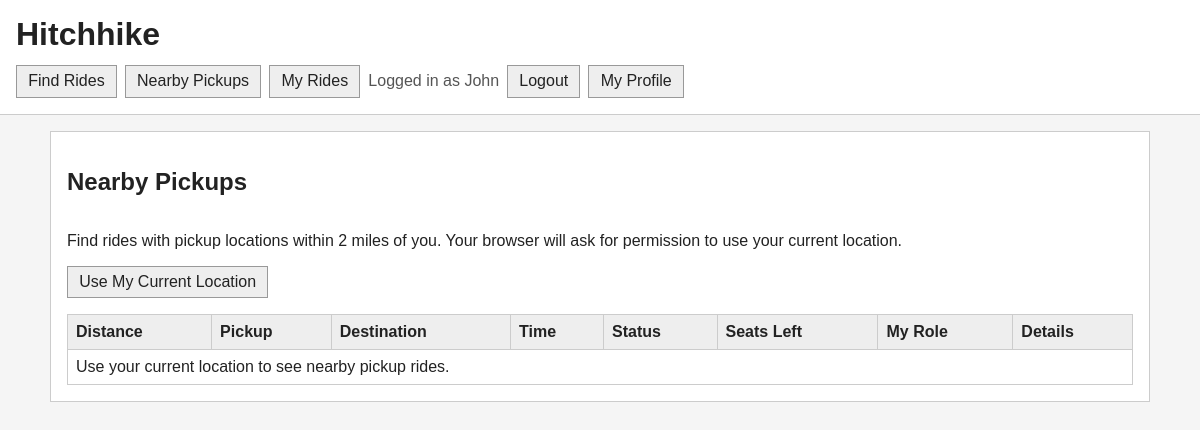
Before: /campus_pickup/rides/nearby/ (signed in) with the older database file.
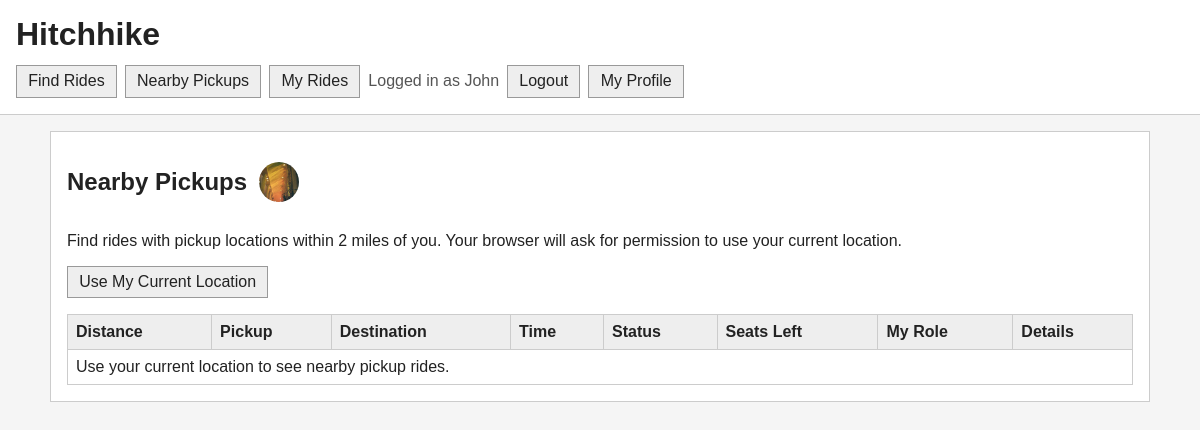
After: the same page with the newer database file.
### campus_pickup/models.py (models this page shows, shortened)
class Profile(models.Model):
    user = models.ForeignKey(User, on_delete=models.CASCADE)
    display_name = models.TextField(blank=False)
    bio_text = models.TextField(blank=True)
    profile_image_url = models.ImageField(
        "profile image",
        upload_to="campus_pickup/profile_images/",
        blank=True,
    )
    join_date = models.DateTimeField(auto_now_add=True)

### campus_pickup/views.py (the view, shortened to what this page needs)
# urls.py: path("rides/nearby/", views.NearbyRideListView.as_view(), name="nearby_rides"),
class NearbyRideListView(ProfileRequiredMixin, ListView):
    model = Ride
    template_name = "campus_pickup/nearby_ride_list.html"
    context_object_name = "rides"
    def get_queryset(self):
        self.nearby_latitude = self.request.GET.get("lat", "").strip()
        self.nearby_longitude = self.request.GET.get("lng", "").strip()
        if not self.nearby_latitude or not self.nearby_longitude:
            return []
    def get_context_data(self, **kwargs):
        context = super().get_context_data(**kwargs)
        my_profile = self.get_my_profile()
        context["my_profile"] = my_profile
        context["my_passenger_ride_ids"] = list(
            RideParticipant.objects.filter(passenger=my_profile).values_list("ride_id", flat=True)
        )
        context["has_location"] = bool(
            self.request.GET.get("lat", "").strip()
            and self.request.GET.get("lng", "").strip()
        )
        return context

### campus_pickup/views.py (called while the page is built)
    def get_my_profile(self):
        return get_object_or_404(Profile, user=self.request.user)

    def dispatch(self, request, *args, **kwargs):
        if request.user.is_authenticated and not Profile.objects.filter(user=request.user).exists():
            return redirect("campus_pickup:profile_create")
        return super().dispatch(request, *args, **kwargs)

### campus_pickup/templates/campus_pickup/nearby_ride_list.html (shortened to what this page needs)
{% extends "campus_pickup/base.html" %}
{% block content %}
<section class="panel">
    <div class="page-title">
        <h2>Nearby Pickups</h2>
        {% if my_profile.profile_image_url %}
        <img
            class="profile-avatar title-avatar"
            src="{{ my_profile.profile_image_url.url }}"
            alt="{{ my_profile.display_name }}"
        >
        {% endif %}
    </div>
    <p>
        Find rides with pickup locations within 2 miles of you. Your browser will ask for
        permission to use your current location.
    </p>
    <p>
        <button type="button" id="use-current-location">Use My Current Location</button>
    </p>
    <table>
        <thead>
            <tr>
                <th>Distance</th>
                <th>Pickup</th>
                <th>Destination</th>
                <th>Time</th>
                <th>Status</th>
                <th>Seats Left</th>
                <th>My Role</th>
                <th>Details</th>
            </tr>
        </thead>
        <tbody>
            {% for r in rides %}
            <tr>
                <td>{{ r.distance_miles|floatformat:1 }} mi</td>
                <td>{{ r.pickup_location }}</td>
                <td>{{ r.destination }}</td>
                <td>{% if r.pickup_time %}{{ r.pickup_time }}{% else %}Real-time{% endif %}</td>
                <td>
                    {{ r.get_status_display }}
                    {% if not r.driver %}
                    <span class="need-driver">Needs driver</span>
                    {% endif %}
                </td>
                <td>{{ r.seats_remaining }}</td>
                <td>
                    {% if r.driver == my_profile %}Driver{% elif r.id in my_passenger_ride_ids %}Passenger{% else %}-{% endif %}
                </td>
                <td><a href="{% url 'campus_pickup:ride_detail' r.pk %}">View</a></td>
            </tr>
            {% empty %}
            <tr>
                <td colspan="8">
                    {% if has_location %}
                    No pickups found within 2 miles.
                    {% else %}
                    Use your current location to see nearby pickup rides.
                    {% endif %}
                </td>
            </tr>
            {% endfor %}
        </tbody>
    </table>
</section>
{% endblock %}

Changed rows visible on the page:
now on this page (row edited): Profile: profile_image_url (picture)
